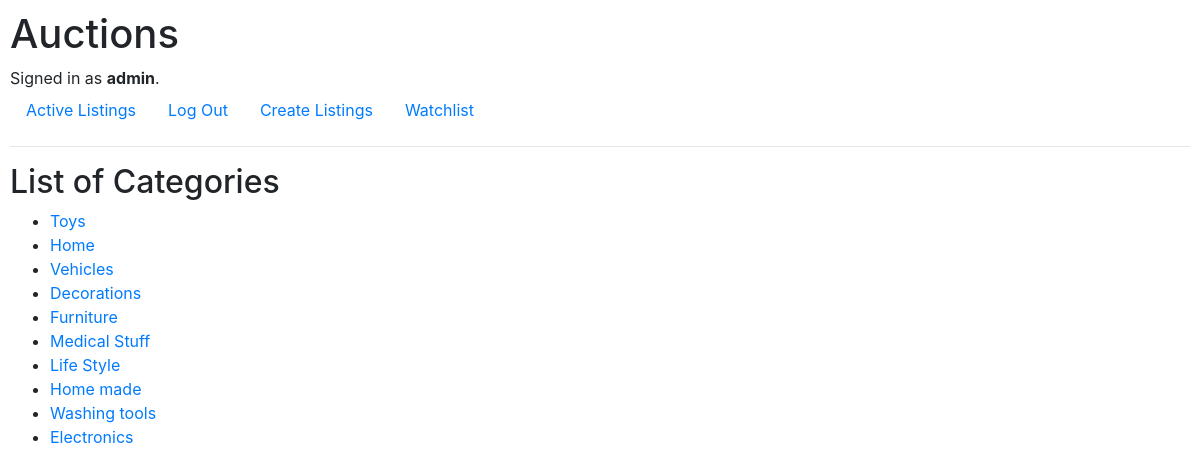
Page /category (signed in) on the committed database.
### auctions/models.py (models this page shows, shortened)
class User(AbstractUser):
    pass

class Category(models.Model):
    category_name = models.CharField(max_length=64)

### auctions/views.py (the view)
# urls.py: path("category", views.category, name="category"),
def category(request):
    list_of_categories = Category.objects.all()
    return render(request, "auctions/categories.html",{
        "category" : list_of_categories
    })

### auctions/templates/auctions/categories.html (shortened to what this page needs)
{% extends 'auctions/layout.html' %}
{% block body %}
<h2>List of Categories</h2>
<ul>
    {% for item in category %}
        <li><a href="{% url 'list_category' item.id %}"> {{item.category_name}}</a></li>
    {% endfor %}
</ul>
{% endblock %}

### auctions/templates/auctions/layout.html (shortened to what this page needs)
{% load static %}
<!DOCTYPE html>
<html lang="en">
    <head>
        <link rel="stylesheet" href="https://stackpath.bootstrapcdn.com/bootstrap/4.4.1/css/bootstrap.min.css">
        <link href="{% static 'auctions/styles.css' %}" rel="stylesheet">
        <link href="{% static 'auctions/index_style.css' %}" rel="stylesheet">
    </head>
    <body>
        <h1>Auctions</h1>
        <div>
            {% if user.is_authenticated %}
                Signed in as <strong>{{ user.username }}</strong>.
            {% else %}
                Not signed in.
            {% endif %}
        </div>
        <ul class="nav">
            <li class="nav-item">
                <a class="nav-link" href="{% url 'index' %}">Active Listings</a>
            </li>
            {% if user.is_authenticated %}
                <li class="nav-item">
                    <a class="nav-link" href="{% url 'logout' %}">Log Out</a>
                </li>
                <li class=""nav-item>
                    <a class="nav-link" href="{% url 'create_listing' user.id %}">Create Listings</a>
                </li>
                <li>
                    <a class="nav-link" href="{% url 'watchlist' user.id %}">Watchlist</a>
                </li>
            {% endif %}
        </ul>
        <hr>
        {% block body %}
        {% endblock %}
    </body>
</html>

### auctions/static/auctions/styles.css (style rules this page uses)
body { padding: 10px; }

### rows in the picture
User: username "admin"
Category: category_name "Toys"
Category: category_name "Home"
Category: category_name "Vehicles"
Category: category_name "Decorations"
Category: category_name "Furniture"
Category: category_name "Medical Stuff"
Category: category_name "Life Style"
Category: category_name "Home made"
Category: category_name "Washing tools"
Category: category_name "Electronics"
